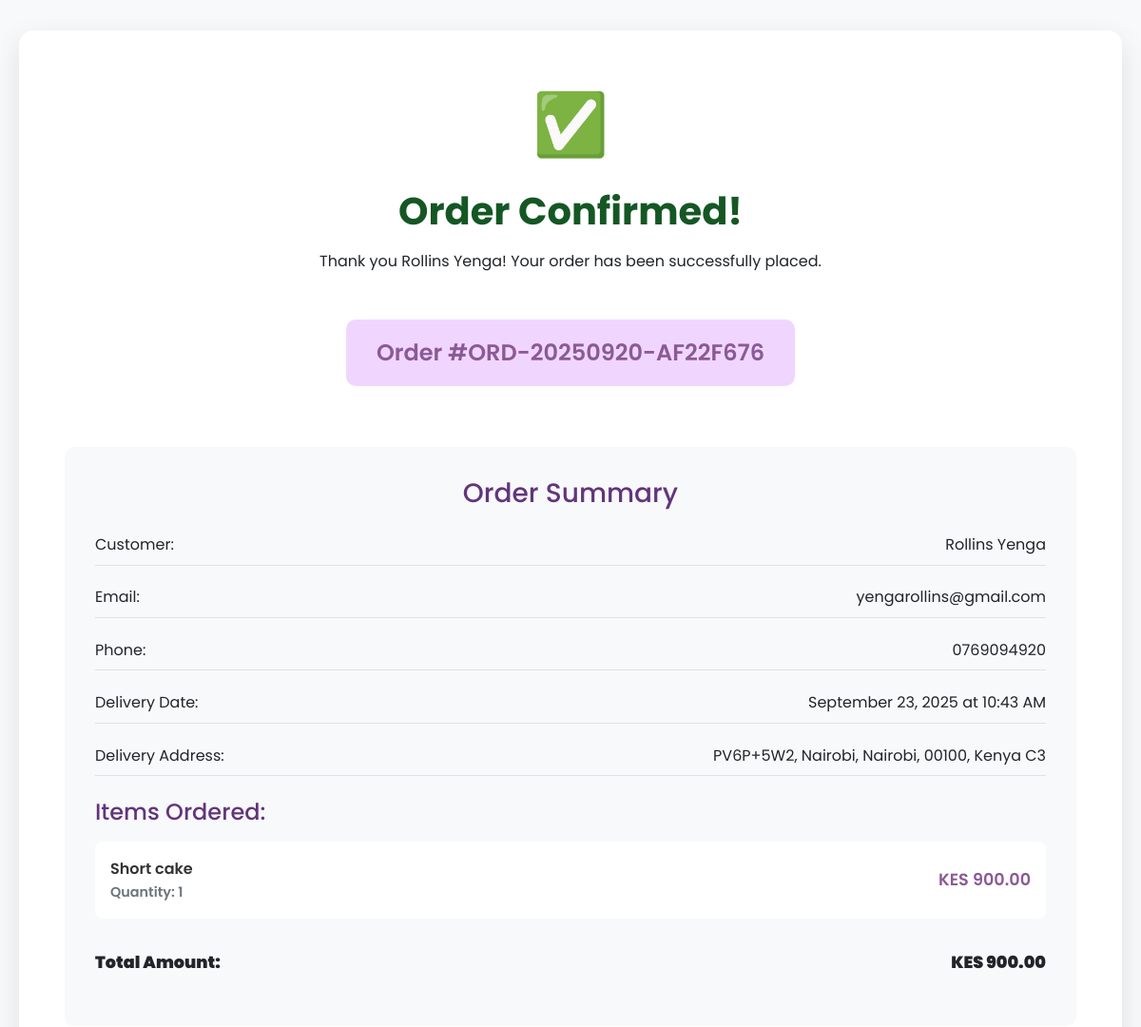
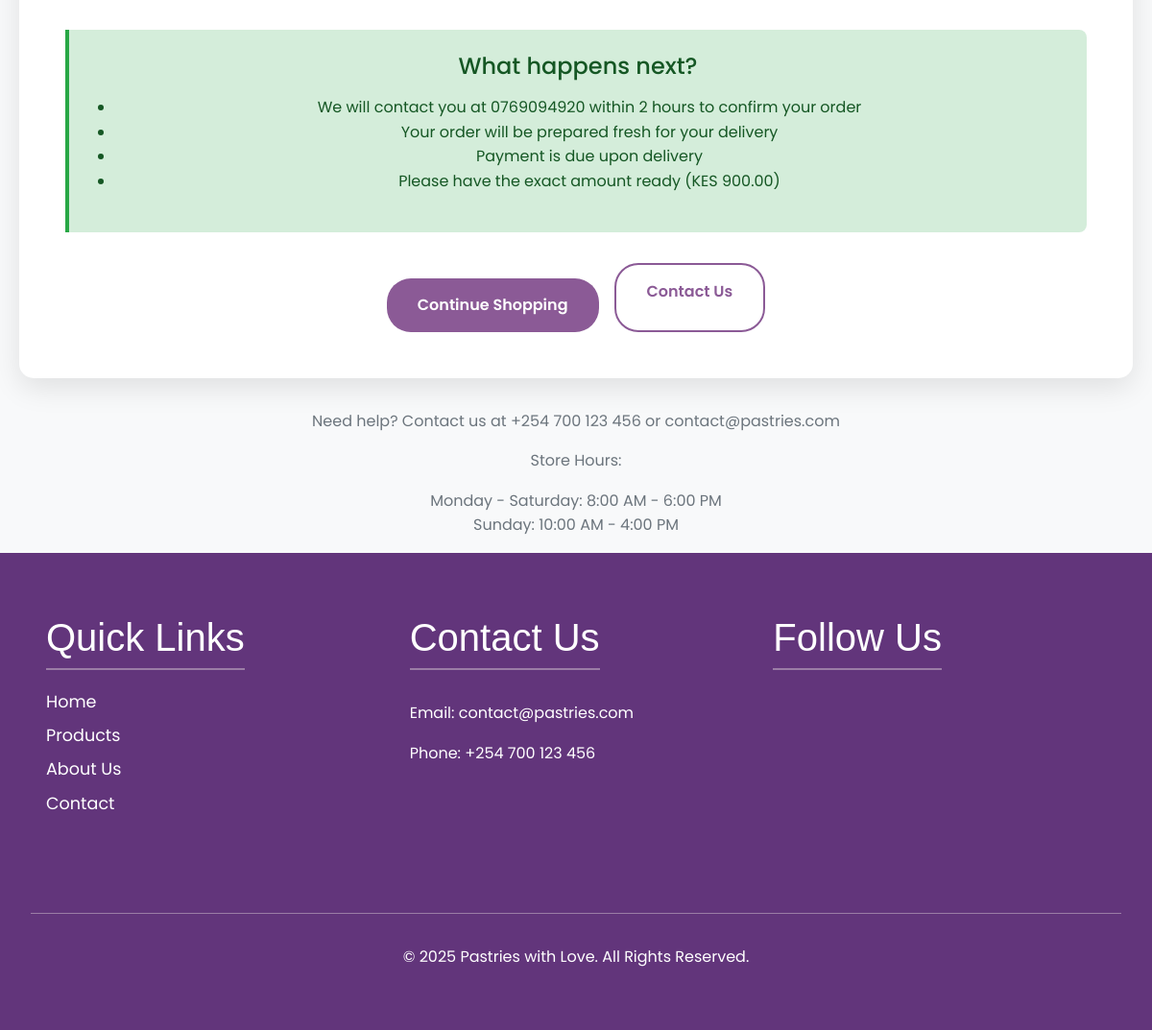
The app's page /order/confirmation/ORD-20250920-AF22F676/ with its own data (2 pictures, top to bottom).
### base/models.py (models this page shows, shortened)
class Order(models.Model):
    ORDER_STATUS_CHOICES = [
        ('pending', 'Pending'),
        ('confirmed', 'Confirmed'),
        ('in_progress', 'In Progress'),
        ('ready', 'Ready for Pickup'),
        ('completed', 'Completed'),
        ('cancelled', 'Cancelled'),
    ]
    customer_name = models.CharField(max_length=100)
    customer_email = models.EmailField()
    customer_phone = models.CharField(max_length=20)
    order_number = models.CharField(max_length=20, unique=True)
    status = models.CharField(max_length=20, choices=ORDER_STATUS_CHOICES, default='pending')
    total_amount = models.DecimalField(max_digits=10, decimal_places=2)
    delivery_date = models.DateTimeField()
    delivery_address = models.TextField(blank=True, help_text="Leave blank for pickup")
    special_instructions = models.TextField(blank=True)
    created_at = models.DateTimeField(auto_now_add=True)
    updated_at = models.DateTimeField(auto_now=True)
    class Meta:
        ordering = ['-created_at']
    @property
    def is_delivery(self):
        return bool(self.delivery_address.strip())

class OrderItem(models.Model):
    order = models.ForeignKey(Order, on_delete=models.CASCADE, related_name='items')
    product = models.ForeignKey(Product, on_delete=models.CASCADE, related_name='order_items')  # ✅ add related_name
    quantity = models.PositiveIntegerField(default=1)
    unit_price = models.DecimalField(max_digits=10, decimal_places=2)
    customization_notes = models.TextField(blank=True, help_text="Special requests for this item")
    class Meta:
        unique_together = ['order', 'product']
    @property
    def total_price(self):
        return self.quantity * self.unit_price
    @property
    def formatted_total(self):
        return f"KES {self.total_price:,.2f}"

class Product(models.Model):
    name = models.CharField(max_length=200)
    slug = models.SlugField(unique=True)
    description = models.TextField()
    category = models.ForeignKey(Category, on_delete=models.CASCADE, related_name='products')
    price = models.DecimalField(max_digits=10, decimal_places=2)
    stock_quantity = models.PositiveIntegerField(default=0)
    is_active = models.BooleanField(default=True)
    is_featured = models.BooleanField(default=False)
    created_at = models.DateTimeField(auto_now_add=True)
    updated_at = models.DateTimeField(auto_now=True)
    is_best_seller = models.BooleanField(default=False)
    class Meta:
        ordering = ['-created_at']
    @property
    def is_best_seller(self):
        """Check if this product is among the top 3 sellers."""
        return self in Product.best_sellers(limit=3)

### base/views.py (the view)
# urls.py: path('order/confirmation/<str:order_number>/', views.order_confirmation, name='order_confirmation'),
def order_confirmation(request, order_number):
    order = get_object_or_404(Order, order_number=order_number)
    settings = SiteSettings.objects.first() or SiteSettings()
    context = {
        'order': order,
        'settings': settings,
    }
    return render(request, 'base/order_confirmation.html', context)

### base/context_processors.py (called while the page is built)
def site_settings(request):
    try:
        settings = SiteSettings.objects.first()
    except SiteSettings.DoesNotExist:
        settings = None
    return {
        'site_settings': settings
    }

def cart_count(request):
    if request.user.is_authenticated:
        count = CartItem.objects.filter(user=request.user).count()
    else:
        cart = request.session.get('cart', {})
        count = len(cart)
    return {
        'cart_count': count
    }

def categories(request):
    return {
        'global_categories': Category.objects.filter(is_active=True)
    }

### base/templates/base/order_confirmation.html (shortened to what this page needs)
{% extends "main.html" %}
{% load static %}
{% block content %}
<head>
</head>
<body>
    <div class="container">
        <div class="confirmation-card">
            <div class="success-icon">✅</div>
            <h1 class="confirmation-title">Order Confirmed!</h1>
            <p>Thank you {{ order.customer_name }}! Your order has been successfully placed.</p>
            <div class="order-number">
                Order #{{ order.order_number }}
            </div>
            <div class="order-details">
                <h3>Order Summary</h3>
                <div class="detail-row">
                    <span>Customer:</span>
                    <span>{{ order.customer_name }}</span>
                </div>
                <div class="detail-row">
                    <span>Email:</span>
                    <span>{{ order.customer_email }}</span>
                </div>
                <div class="detail-row">
                    <span>Phone:</span>
                    <span>{{ order.customer_phone }}</span>
                </div>
                <div class="detail-row">
                    <span>{% if order.is_delivery %}Delivery{% else %}Pickup{% endif %} Date:</span>
                    <span>{{ order.delivery_date|date:"F j, Y \a\t g:i A" }}</span>
                </div>
                {% if order.is_delivery %}
                <div class="detail-row">
                    <span>Delivery Address:</span>
                    <span>{{ order.delivery_address }}</span>
                </div>
                {% endif %}
                <div class="order-items">
                    <h4 style="margin-bottom: 1rem; color: var(--dark-purple);">Items Ordered:</h4>
                    {% for item in order.items.all %}
                    <div class="order-item">
                        <div class="item-info">
                            <div class="item-name">{{ item.product.name }}</div>
                            <div class="item-quantity">Quantity: {{ item.quantity }}</div>
                        </div>
                        <div class="item-price">{{ item.formatted_total }}</div>
                    </div>
                    {% endfor %}
                </div>
                <div class="detail-row">
                    <span><strong>Total Amount:</strong></span>
                    <span><strong>KES {{ order.total_amount }}</strong></span>
                </div>
            </div>
            <div class="next-steps">
                <h4>What happens next?</h4>
                <ul>
                    <li>We will contact you at {{ order.customer_phone }} within 2 hours to confirm your order</li>
                    <li>Your order will be prepared fresh for your {% if order.is_delivery %}delivery{% else %}pickup{% endif %}</li>
                    <li>Payment is due upon {% if order.is_delivery %}delivery{% else %}pickup{% endif %}</li>
                    <li>Please have the exact amount ready (KES {{ order.total_amount }})</li>
                </ul>
            </div>
            <div class="action-buttons">
                <a href="{% url 'home' %}" class="btn btn-primary">Continue Shopping</a>
                <a href="{% url 'contact' %}" class="btn btn-outline">Contact Us</a>
            </div>
        </div>
        <div style="text-align: center; margin-top: 2rem; color: #6c757d;">
            <p>Need help? Contact us at {{ settings.phone }} or {{ settings.email }}</p>
            <p>Store Hours: {{ settings.opening_hours|linebreaks }}</p>
        </div>
    </div>
</body>
{% endblock content %}

### base/static/styles/main.css (style rules this page uses)
:root { --dark-purple: rgb(98, 53, 123); --grey-purple: rgb(155, 125, 166); --light-purple: rgb(240, 214, 255); }
body { margin: 0; overflow-x: hidden; }

### base/static/styles/contact.css (style rules this page uses)
:root { --primary-purple: #8B5A96; --dark-purple: rgb(98, 53, 123); --light-purple: rgb(240, 214, 255); --grey-purple: rgb(155, 125, 166); }
* { margin: 0; padding: 0; box-sizing: border-box; }
body { font-family: 'Poppins', sans-serif; background-color: #f8f9fa; }

### base/static/styles/products.css (style rules this page uses)
:root { --primary-purple: #8B5A96; --dark-purple: rgb(98, 53, 123); --light-purple: rgb(240, 214, 255); --grey-purple: rgb(155, 125, 166); --text-color: #f0f0f0; }
* { margin: 0; padding: 0; box-sizing: border-box; }
body { font-family: 'Poppins', sans-serif; background-color: #f8f9fa; }

### base/static/styles/cart.css (style rules this page uses)
:root { --purple-bg: rgb(98, 53, 123); --light-purple: rgb(140, 65, 166); --text-color: #f0f0f0; --card-bg: #ffffff; --dark-text: #333333; --light-gray-text: #6c757d; --price-color: #6a0dad; --hover-purple: rgb(155, 125, 166); --border-color: #e0e0e0; }
* { box-sizing: border-box; margin: 0; padding: 0; }
body { font-family: 'Poppins', sans-serif; }
.container { max-width: 1200px; margin: 0 auto; padding: 0 20px; }
.item-quantity { font-size: 1rem; font-weight: 600; color: var(--dark-text); }
.btn-primary { background: var(--primary-purple, #8B5A96); color: white; padding: 1rem 2rem; border-radius: 25px; text-decoration: none; font-weight: 600; display: inline-block; transition: background-color 0.3s; margin-top: 1rem; }

### base/static/styles/checkout.css (style rules this page uses)
:root { --primary-purple: #8B5A96; --dark-purple: rgb(98, 53, 123); --light-purple: rgb(240, 214, 255); --grey-purple: rgb(155, 125, 166); --text-color: #f0f0f0; --card-bg: #ffffff; --form-border: #e9ecef; --subtle-text: #6c757d; }
* { margin: 0; padding: 0; box-sizing: border-box; }
body { font-family: 'Poppins', sans-serif; background-color: #f8f9fa; }
.item-price { font-size: 1.1rem; font-weight: 600; color: var(--primary-purple); }

### base/static/styles/order_confirmation.css (style rules this page uses)
:root { --primary-purple: #8B5A96; --dark-purple: rgb(98, 53, 123); --light-purple: rgb(240, 214, 255); --success-green: #28a745; --success-bg: #d4edda; --success-text: #155724; }
* { margin: 0; padding: 0; box-sizing: border-box; }
body { font-family: 'Poppins', sans-serif; background-color: #f8f9fa; line-height: 1.6; }
.confirmation-card { background: white; border-radius: 15px; padding: 3rem; box-shadow: 0 10px 30px rgba(0,0,0,0.1); text-align: center; margin: 2rem 0; }
.success-icon { font-size: 4rem; color: var(--success-green); margin-bottom: 1rem; }
.confirmation-title { color: var(--success-text); font-size: 2.5rem; font-weight: 700; margin-bottom: 1rem; }
.order-number { font-size: 1.5rem; font-weight: 600; color: var(--primary-purple); background: var(--light-purple); padding: 1rem 2rem; border-radius: 10px; margin: 2rem auto; display: inline-block; }
.order-details { background: #f8f9fa; border-radius: 10px; padding: 2rem; margin: 2rem 0; text-align: left; }
.order-details h3 { color: var(--dark-purple); margin-bottom: 1rem; text-align: center; }
.detail-row { display: flex; justify-content: space-between; margin-bottom: 0.8rem; padding: 0.5rem 0; border-bottom: 1px solid #dee2e6; }
.detail-row:last-child { border-bottom: none; font-weight: 600; font-size: 1.1rem; }
.order-items { margin: 1.5rem 0; }
.order-item { display: flex; justify-content: space-between; align-items: center; padding: 1rem; margin: 0.5rem 0; background: white; border-radius: 8px; }
.item-info { flex-grow: 1; }
.item-name { font-weight: 600; color: #333; }
.item-quantity { color: #6c757d; font-size: 0.9rem; }
.item-price { font-weight: 600; color: var(--primary-purple); }
.next-steps { background: var(--success-bg); border-left: 4px solid var(--success-green); padding: 1.5rem; margin: 2rem 0; border-radius: 0 8px 8px 0; }
.next-steps h4 { color: var(--success-text); margin-bottom: 1rem; }
.next-steps ul { color: var(--success-text); padding-left: 1.5rem; }
.action-buttons { display: flex; gap: 1rem; justify-content: center; flex-wrap: wrap; margin-top: 2rem; }
.btn { padding: 1rem 2rem; border-radius: 25px; text-decoration: none; font-weight: 600; transition: all 0.3s; border: none; cursor: pointer; }
.btn-primary { background: var(--primary-purple); color: white; }
.btn-outline { background: transparent; color: var(--primary-purple); border: 2px solid var(--primary-purple); }

### records on screen
Order: customer_name "Rollins Yenga", order_number "ORD-20250920-AF22F676", customer_email "yengarollins@gmail.com", customer_phone "0769094920", delivery_date "September 23, 2025 at 10:43 AM", delivery_address "PV6P+5W2, Nairobi, Nairobi, 00100, Kenya C3", total_amount "900.00"
OrderItem: product.name "Short cake", quantity "1", formatted_total "KES 900.00"

### other values on screen
{{ settings.phone }} "+254 700 123 456"
{{ settings.email }} "contact@pastries.com"
{{ settings.opening_hours|linebreaks }} "Monday - Saturday: 8:00 AM - 6:00 PM Sunday: 10:00 AM - 4:00 PM"
{{ site_settings.email|default:"contact@pastries.com" }} "contact@pastries.com"
{{ site_settings.phone|default:"+254 700 123 456" }} "+254 700 123 456"
{{ site_settings.business_name|default:"Pastries with Love" }} "Pastries with Love"
